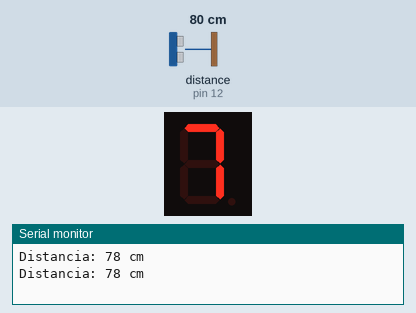
This sketch was run on a simulated Arduino Uno, built with avr-gcc and run on an emulated ATmega328P. On the bench: 1-digit seven-segment display, the last lines printed to the serial monitor. Wiring (inferred from the names in the program): ultrasonic range finder: trigger pin 13; echo pin 12; 1-digit 7-segment display, segments lit when HIGH: segments pin 2, pin 3, pin 4, pin 5, pin 6, pin 7, pin 8. The test bench sets the inputs (shaded band); at power-on: distance to the obstacle (sensor on pin 12) 80 cm. The echo pulse lasts 58.3 µs per cm; the segment pins are drawn as the display they are named for.

Above: at 1.8 s.
1.9 s: distance to the obstacle (sensor on pin 12) set to 2 cm
At 3.2 s:
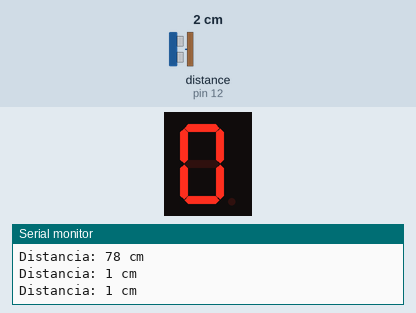
3.5 s: distance to the obstacle (sensor on pin 12) set to 18 cm
At 5.1 s:
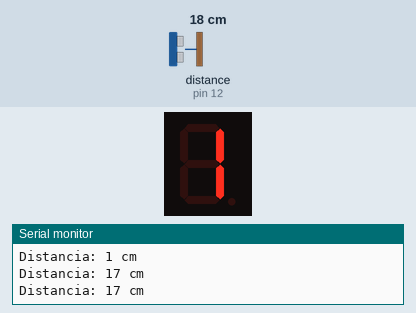
5.5 s: distance to the obstacle (sensor on pin 12) set to 35 cm
At 6.8 s:
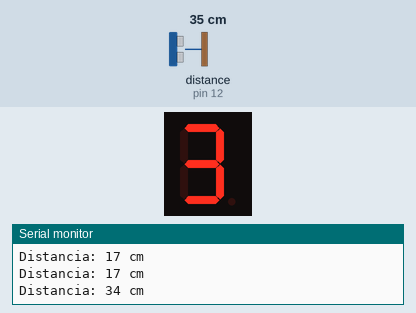
Timing chart, 0 to 8.5 s (numbered marks = the images above; inputs shaded):
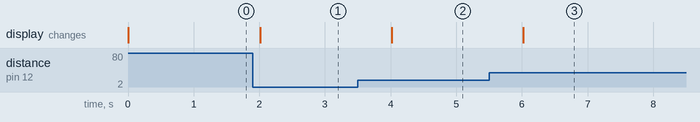

The sketch:

distancia-Micros.ino
```cpp
int segmentos[] = {2, 3, 4, 5, 6, 7, 8};
const int triggerPin = 13;
const int echoPin = 12;
long duration;
int distance;

void setup() {
  pinMode(triggerPin, OUTPUT);
  pinMode(echoPin, INPUT);

  // Configurar los pines de los segmentos como salidas
  for (int i = 0; i < 7; i++) {
    pinMode(segmentos[i], OUTPUT);
  }
    Serial.begin(9600);
}

void loop() {
  // Genera un pulso en el pin Trigger
  digitalWrite(triggerPin, LOW);
  delayMicroseconds(2);
  digitalWrite(triggerPin, HIGH);
  delayMicroseconds(10);
  digitalWrite(triggerPin, LOW);

  // Lee la duración del pulso en el pin Echo
  duration = pulseIn(echoPin, HIGH);

  // Convierte la duración en distancia en centímetros
  distance = duration * 0.034 / 2;

  // Imprime la distancia en el puerto serie
  Serial.print("Distancia: ");
  Serial.print(distance);
  Serial.println(" cm");

  //Muestra el resultado en el display de 7 segmentos
  if(distance < 10){
    mostrarNumero(0);
  }else if(distance < 20){
    mostrarNumero(1);
  }else if(distance < 30){
    mostrarNumero(2);
  }else if(distance < 40){
    mostrarNumero(3);
  }else if(distance < 50){
    mostrarNumero(4);
  }else if(distance < 60){
    mostrarNumero(5);
  }else if(distance < 70){
    mostrarNumero(6);
  }else if(distance < 80){
    mostrarNumero(7);
  }else if(distance < 90){
    mostrarNumero(8);
  }else {
    mostrarNumero(9);
  }
  delay(1000); // Espera un segundo antes de realizar otra medición
  // Imprime l
}

void mostrarNumero(int numero) {
  // Definir los patrones de segmentos para cada número del 0 al 9
  byte patrones[] = {
    B00111111,  // 0
    B00000110,  // 1
    B01011011,  // 2
    B01001111,  // 3
    B01100110,  // 4
    B01101101,  // 5
    B01111101,  // 6
    B00000111,  // 7
    B01111111,  // 8
    B01101111   // 9
  };

  // Mostrar el número en el display de 7 segmentos
  for (int i = 0; i < 7; i++) {
    digitalWrite(segmentos[i], bitRead(patrones[numero], i));
  }
}
```

Measured:
- after the input at 1.9 s, the display: changes after 0.11 s (image 1)
- after the input at 3.5 s, the display: changes after 0.51 s (image 2)
- after the input at 5.5 s, the display: changes after 0.52 s (image 3)
